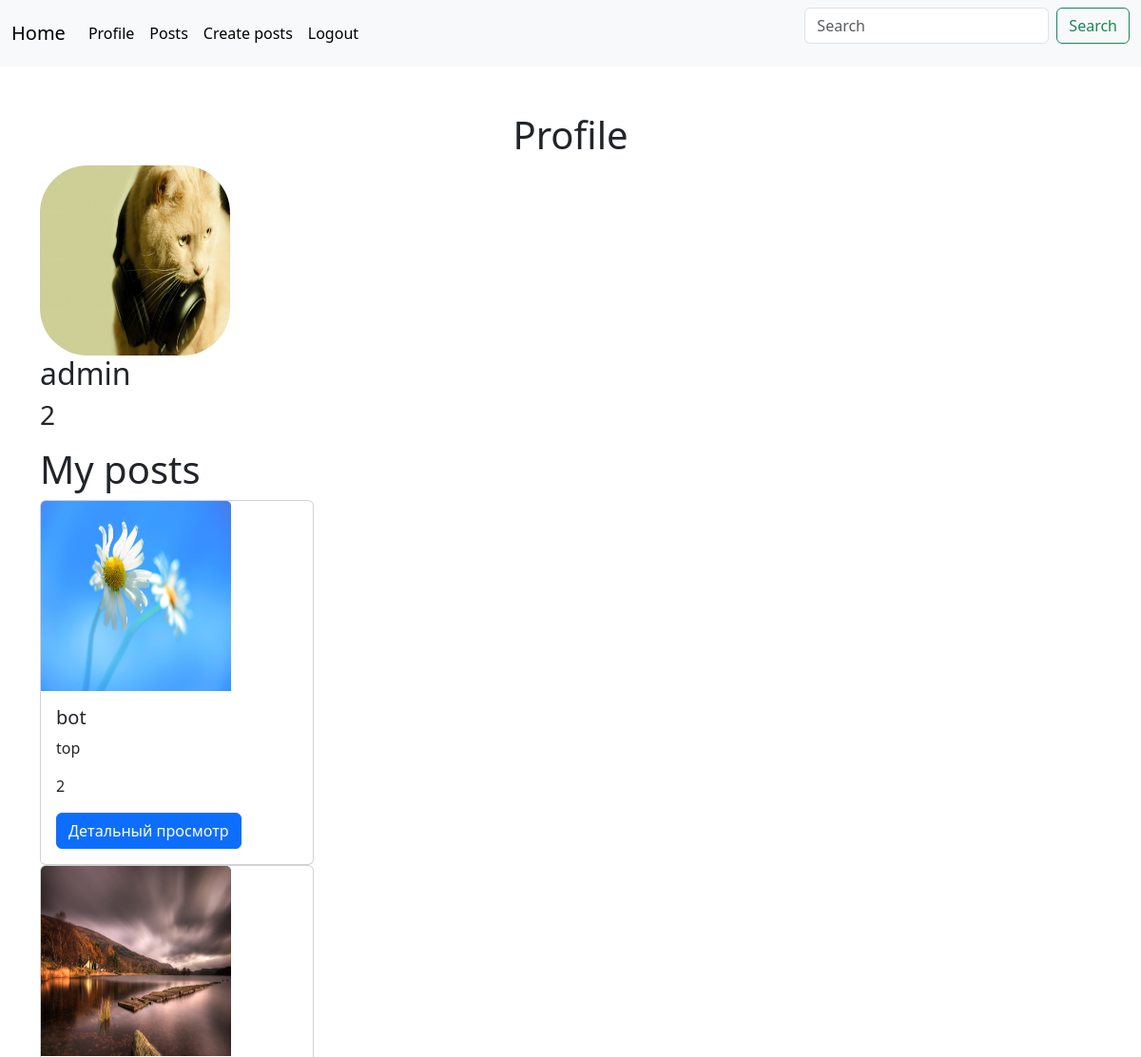
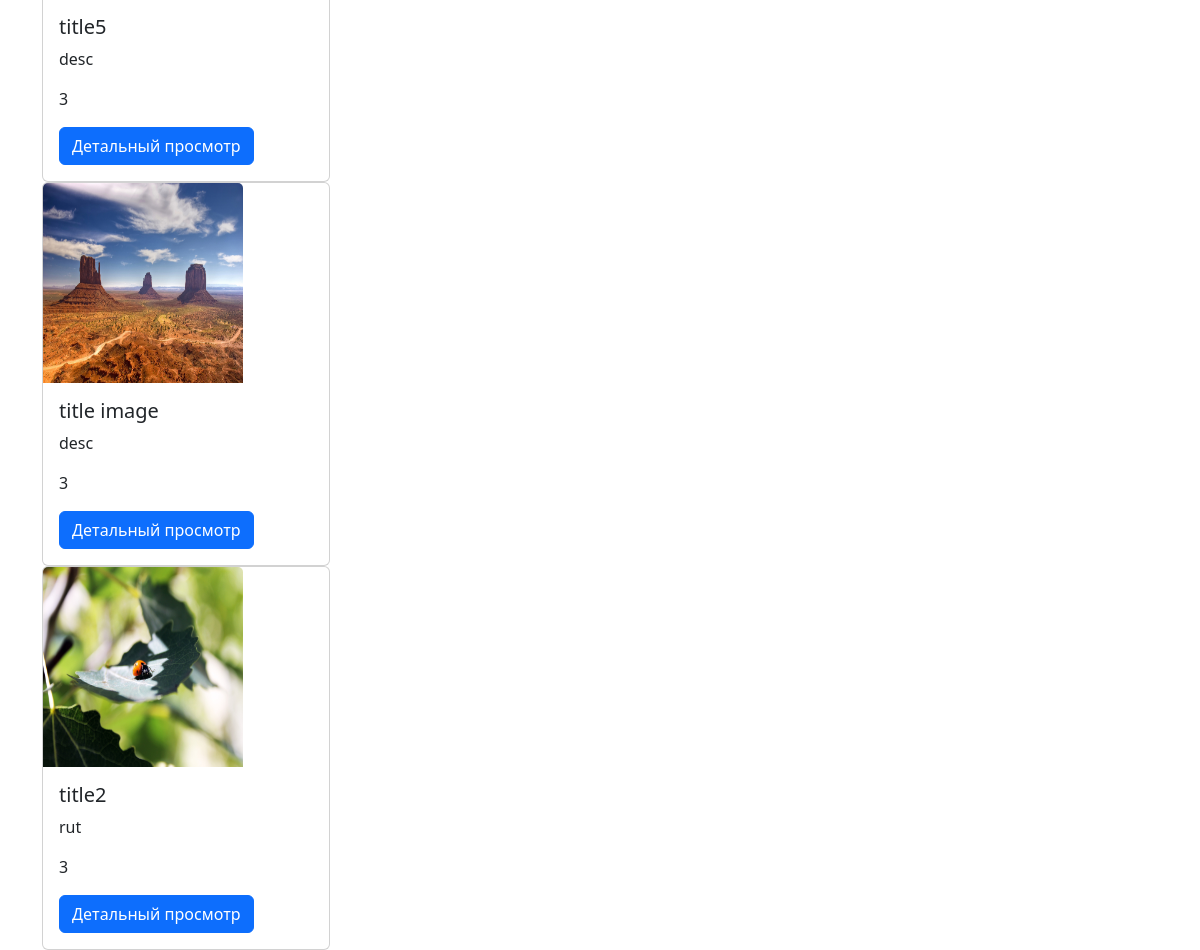
/profile/ (signed in), run on the app's committed database (2 pictures, top to bottom).
### user/models.py (models this page shows)
class Profile(models.Model):
    user = models.OneToOneField(User, on_delete=models.CASCADE)
    image = models.ImageField( upload_to='avatars', null=True, blank=True)
    age = models.IntegerField()

### posts/models.py (models this page shows, shortened)
class Post(models.Model):
    image = models.ImageField(null=True, blank=True)
    title = models.CharField(max_length=100)
    description = models.CharField(max_length=250, null=True, blank=True)
    category = models.ForeignKey(
        Category, on_delete=models.CASCADE, null=True, blank=True)
    tags = models.ManyToManyField(Tag, blank=True)
    rate = models.IntegerField(default=0)
    author = models.ForeignKey(User, on_delete=models.CASCADE, null=True,blank=True)
    created_at = models.DateTimeField(auto_now_add=True, null=True)
    updated_at = models.DateTimeField(auto_now=True, null=True)

### user/views.py (the view)
# urls.py: path('profile/',profile_view),
@login_required(login_url='login')
def profile_view(request):
    if request.method == "GET":
        user = request.user
        posts = Post.objects.filter(author=user).order_by('-created_at')
        profile = Profile.objects.get(user=user)
        return render(request, 'user/profile.html',
                      context={'profile':profile , 'posts':posts})

### templates/user/profile.html (shortened to what this page needs)
{% extends 'main.html' %}
{% load static %}
{% block content %}
<h1 class="mt-5" style="text-align: center;">
    Profile
</h1>
<div class="container">
    <img src="/media/{{ user.profile.image }}" alt="Profile Picture" style="width: 200px; height: 200px; border-radius: 50px">
    <h2>{{ user.username }}</h2>
    <h3>{{ profile.age }}</h3>
    <h1>My posts</h1>
    {% for post in posts %}
<div class="card" style="width: 18rem;">
   {% if post.image %}
    <img src="{{ post.image.url }}" class="card-img-top" style="width: 200px; height: 200px;" alt="...">
   {% else %}
   <img src="/static/img.png" class="card-img-top" alt="...">
   {% endif %}
    <div class="card-body">
        <h5 class="card-title">{{post.title}}</h5>
        <p class="card-text">{{post.description}}</p>
        <p class="card-text">{{post.rate}}</p>
        <a href="/posts/{{post.id}}" class="btn btn-primary">Детальный просмотр</a>
    </div>
</div>
{% endfor %}
{% endblock %}

### data on the page
Profile: age "2"
Post: image (picture), title "bot", description "top", rate "2"
Post: image (picture), title "title5", description "desc", rate "3"
Post: image (picture), title "title image", description "desc", rate "3"
Post: image (picture), title "title2", description "rut", rate "3"

### other printed values
{{ user.username }} "admin"
